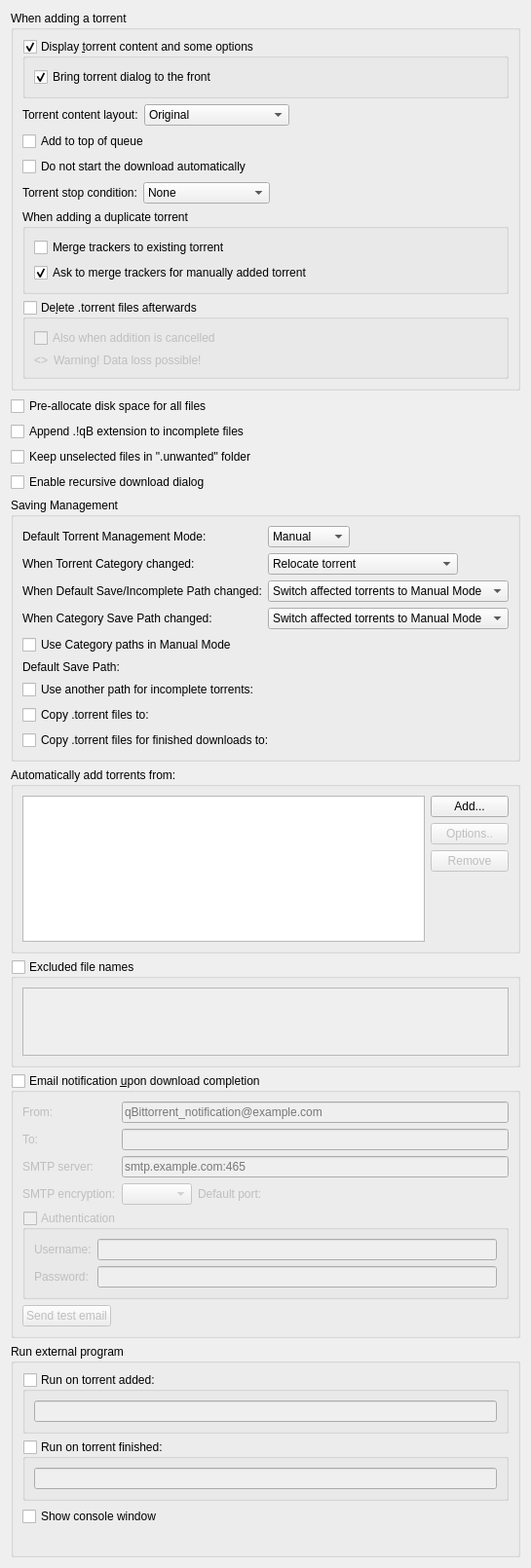
          <widget class="QWidget" name="scrollAreaWidgetContents_2">
           <property name="geometry">
            <rect>
             <x>0</x>
             <y>0</y>
             <width>539</width>
             <height>1457</height>
            </rect>
           </property>
           <layout class="QVBoxLayout" name="verticalLayout">
            <item>
             <widget class="QGroupBox" name="torrentAdditionBox">
              <property name="title">
               <string>When adding a torrent</string>
              </property>
              <layout class="QVBoxLayout" name="torrentAdditionBoxLayout">
               <item>
                <widget class="QGroupBox" name="checkAdditionDialog">
                 <property name="title">
                  <string>Display &amp;torrent content and some options</string>
                 </property>
                 <property name="checkable">
                  <bool>true</bool>
                 </property>
                 <layout class="QVBoxLayout" name="verticalLayout_18">
                  <item>
                   <widget class="QCheckBox" name="checkAdditionDialogFront">
                    <property name="text">
                     <string>Bring torrent dialog to the front</string>
                    </property>
                    <property name="checked">
                     <bool>true</bool>
                    </property>
                   </widget>
                  </item>
                 </layout>
                </widget>
               </item>
               <item>
                <layout class="QHBoxLayout" name="horizontalLayout_19">
                 <item>
                  <widget class="QLabel" name="contentLayoutLabel">
                   <property name="text">
                    <string>Torrent content layout:</string>
                   </property>
                  </widget>
                 </item>
                 <item>
                  <widget class="QComboBox" name="contentLayoutComboBox">
                   <property name="currentIndex">
                    <number>0</number>
                   </property>
                   <item>
                    <property name="text">
                     <string>Original</string>
                    </property>
                   </item>
                   <item>
                    <property name="text">
                     <string>Create subfolder</string>
                    </property>
                   </item>
                   <item>
                    <property name="text">
                     <string>Don't create subfolder</string>
                    </property>
                   </item>
                  </widget>
                 </item>
                 <item>
                  <spacer name="horizontalSpacer_20">
                   <property name="orientation">
                    <enum>Qt::Orientation::Horizontal</enum>
                   </property>
                   <property name="sizeHint" stdset="0">
                    <size>
                     <width>40</width>
                     <height>20</height>
                    </size>
                   </property>
                  </spacer>
                 </item>
                </layout>
               </item>
               <item>
                <widget class="QCheckBox" name="checkAddToQueueTop">
                 <property name="toolTip">
                  <string>The torrent will be added to the top of the download queue</string>
                 </property>
                 <property name="text">
                  <string extracomment="The torrent will be added to the top of the download queue">Add to top of queue</string>
                 </property>
                </widget>
               </item>
               <item>
                <widget class="QCheckBox" name="checkAddStopped">
                 <property name="toolTip">
                  <string>The torrent will be added to download list in a stopped state</string>
                 </property>
                 <property name="text">
                  <string extracomment="The torrent will be added to download list in a stopped state">Do not start the download automatically</string>
                 </property>
                </widget>
               </item>
               <item>
                <layout class="QHBoxLayout" name="stopConditionLayout">
                 <item>
                  <widget class="QLabel" name="stopConditionLabel">
                   <property name="text">
                    <string>Torrent stop condition:</string>
                   </property>
                  </widget>
                 </item>
                 <item>
                  <widget class="QComboBox" name="stopConditionComboBox">
                   <property name="currentIndex">
                    <number>0</number>
                   </property>
                   <item>
                    <property name="text">
                     <string>None</string>
                    </property>
                   </item>
                   <item>
                    <property name="text">
                     <string>Metadata received</string>
                    </property>
                   </item>
                   <item>
                    <property name="text">
                     <string>Files checked</string>
                    </property>
                   </item>
                  </widget>
                 </item>
                 <item>
                  <spacer name="stopConditionSpacer">
                   <property name="orientation">
                    <enum>Qt::Orientation::Horizontal</enum>
                   </property>
                   <property name="sizeHint" stdset="0">
                    <size>
                     <width>40</width>
                     <height>20</height>
                    </size>
                   </property>
                  </spacer>
                 </item>
                </layout>
               </item>
               <item>
                <widget class="QGroupBox" name="duplicateTorrentGroup">
                 <property name="title">
                  <string>When adding a duplicate torrent</string>
                 </property>
                 <layout class="QVBoxLayout" name="duplicateTorrentBoxLayout">
                  <item>
                   <widget class="QCheckBox" name="checkMergeTrackers">
                    <property name="text">
                     <string>Merge trackers to existing torrent</string>
                    </property>
                    <property name="checked">
                     <bool>false</bool>
                    </property>
                   </widget>
                  </item>
                  <item>
                   <widget class="QCheckBox" name="checkConfirmMergeTrackers">
                    <property name="text">
                     <string>Ask to merge trackers for manually added torrent</string>
                    </property>
                    <property name="checked">
                     <bool>true</bool>
                    </property>
                   </widget>
                  </item>
                 </layout>
                </widget>
               </item>
               <item>
                <widget class="QGroupBox" name="deleteTorrentBox">
                 <property name="toolTip">
                  <string>Whether the .torrent file should be deleted after adding it</string>
                 </property>
                 <property name="title">
                  <string>De&amp;lete .torrent files afterwards </string>
                 </property>
                 <property name="checkable">
                  <bool>true</bool>
                 </property>
                 <property name="checked">
                  <bool>false</bool>
                 </property>
                 <layout class="QVBoxLayout" name="deleteTorrentBoxLayout">
                  <item>
                   <widget class="QCheckBox" name="deleteCancelledTorrentBox">
                    <property name="toolTip">
                     <string>Also delete .torrent files whose addition was cancelled</string>
                    </property>
                    <property name="text">
                     <string>Also when addition is cancelled</string>
                    </property>
                   </widget>
                  </item>
                  <item>
                   <layout class="QHBoxLayout" name="deleteTorrentWarningLayout">
                    <item>
                     <widget class="QLabel" name="deleteTorrentWarningIcon">
                      <property name="sizePolicy">
                       <sizepolicy hsizetype="Fixed" vsizetype="Preferred">
                        <horstretch>0</horstretch>
                        <verstretch>0</verstretch>
                       </sizepolicy>
                      </property>
                      <property name="text">
                       <string notr="true">&lt;&gt;</string>
                      </property>
                     </widget>
                    </item>
                    <item>
                     <widget class="QLabel" name="deleteTorrentWarningLabel">
                      <property name="text">
                       <string>Warning! Data loss possible!</string>
                      </property>
                     </widget>
                    </item>
                   </layout>
                  </item>
                 </layout>
                </widget>
               </item>
              </layout>
             </widget>
            </item>
            <item>
             <widget class="QCheckBox" name="checkPreallocateAll">
              <property name="toolTip">
               <string>Allocate full file sizes on disk before starting downloads, to minimize fragmentation. Only useful for HDDs.</string>
              </property>
              <property name="text">
               <string>Pre-allocate disk space for all files</string>
              </property>
             </widget>
            </item>
            <item>
             <widget class="QCheckBox" name="checkAppendqB">
              <property name="text">
               <string>Append .!qB extension to incomplete files</string>
              </property>
             </widget>
            </item>
            <item>
             <widget class="QCheckBox" name="checkUnwantedFolder">
              <property name="text">
               <string>Keep unselected files in &quot;.unwanted&quot; folder</string>
              </property>
             </widget>
            </item>
            <item>
             <widget class="QCheckBox" name="checkRecursiveDownload">
              <property name="toolTip">
               <string>When a torrent is downloaded, offer to add torrents from any .torrent files found inside it</string>
              </property>
              <property name="text">
               <string>Enable recursive download dialog</string>
              </property>
             </widget>
            </item>
            <item>
             <widget class="QGroupBox" name="groupSavingManagement">
              <property name="title">
               <string>Saving Management</string>
              </property>
              <layout class="QVBoxLayout" name="groupSavingManagementLayout">
               <item>
                <layout class="QGridLayout" name="gridLayout_3">
                 <item row="0" column="0">
                  <widget class="QLabel" name="label_40">
                   <property name="text">
                    <string>Default Torrent Management Mode:</string>
                   </property>
                  </widget>
                 </item>
                 <item row="0" column="1">
                  <layout class="QHBoxLayout" name="horizontalLayout_70">
                   <property name="spacing">
                    <number>10</number>
                   </property>
                   <item>
                    <widget class="QComboBox" name="comboSavingMode">
                     <property name="toolTip">
                      <string>Automatic: Various torrent properties (e.g. save path) will be decided by the associated category
Manual: Various torrent properties (e.g. save path) must be assigned manually</string>
                     </property>
                     <item>
                      <property name="text">
                       <string>Manual</string>
                      </property>
                     </item>
                     <item>
                      <property name="text">
                       <string>Automatic</string>
                      </property>
                     </item>
                    </widget>
                   </item>
                   <item>
                    <spacer name="horizontalSpacer_160">
                     <property name="orientation">
                      <enum>Qt::Orientation::Horizontal</enum>
                     </property>
                     <property name="sizeHint" stdset="0">
                      <size>
                       <width>40</width>
                       <height>20</height>
                      </size>
                     </property>
                    </spacer>
                   </item>
                  </layout>
                 </item>
                 <item row="1" column="0">
                  <widget class="QLabel" name="labelTorrentCategoryChanged">
                   <property name="text">
                    <string>When Torrent Category changed:</string>
                   </property>
                  </widget>
                 </item>
                 <item row="1" column="1">
                  <layout class="QHBoxLayout" name="horizontalLayout_14">
                   <item>
                    <widget class="QComboBox" name="comboTorrentCategoryChanged">
                     <item>
                      <property name="text">
                       <string>Relocate torrent</string>
                      </property>
                     </item>
                     <item>
                      <property name="text">
                       <string>Switch torrent to Manual Mode</string>
                      </property>
                     </item>
                    </widget>
                   </item>
                   <item>
                    <spacer name="horizontalSpacer_17">
                     <property name="orientation">
                      <enum>Qt::Orientation::Horizontal</enum>
                     </property>
                     <property name="sizeHint" stdset="0">
                      <size>
                       <width>40</width>
                       <height>20</height>
                      </size>
                     </property>
                    </spacer>
                   </item>
                  </layout>
                 </item>
                 <item row="2" column="0">
                  <widget class="QLabel" name="labelCategoryDefaultPathChanged">
                   <property name="text">
                    <string>When Default Save/Incomplete Path changed:</string>
                   </property>
                  </widget>
                 </item>
                 <item row="2" column="1">
                  <layout class="QHBoxLayout" name="horizontalLayout_15">
                   <item>
                    <widget class="QComboBox" name="comboCategoryDefaultPathChanged">
                     <property name="currentIndex">
                      <number>1</number>
                     </property>
                     <item>
                      <property name="text">
                       <string>Relocate affected torrents</string>
                      </property>
                     </item>
                     <item>
                      <property name="text">
                       <string>Switch affected torrents to Manual Mode</string>
                      </property>
                     </item>
                    </widget>
                   </item>
                   <item>
                    <spacer name="horizontalSpacer_18">
                     <property name="orientation">
                      <enum>Qt::Orientation::Horizontal</enum>
                     </property>
                     <property name="sizeHint" stdset="0">
                      <size>
                       <width>40</width>
                       <height>20</height>
                      </size>
                     </property>
                    </spacer>
                   </item>
                  </layout>
                 </item>
                 <item row="3" column="0">
                  <widget class="QLabel" name="labelCategoryChanged">
                   <property name="text">
                    <string>When Category Save Path changed:</string>
                   </property>
                  </widget>
                 </item>
                 <item row="3" column="1">
                  <layout class="QHBoxLayout" name="horizontalLayout_17">
                   <item>
                    <widget class="QComboBox" name="comboCategoryChanged">
                     <property name="currentIndex">
                      <number>1</number>
                     </property>
                     <item>
                      <property name="text">
                       <string>Relocate affected torrents</string>
                      </property>
                     </item>
                     <item>
                      <property name="text">
                       <string>Switch affected torrents to Manual Mode</string>
                      </property>
                     </item>
                    </widget>
                   </item>
                   <item>
                    <spacer name="horizontalSpacer_19">
                     <property name="orientation">
                      <enum>Qt::Orientation::Horizontal</enum>
                     </property>
                     <property name="sizeHint" stdset="0">
                      <size>
                       <width>40</width>
                       <height>20</height>
                      </size>
                     </property>
                    </spacer>
                   </item>
                  </layout>
                 </item>
                </layout>
               </item>
               <item>
                <widget class="QCheckBox" name="checkUseCategoryPaths">
                 <property name="toolTip">
                  <string>Resolve relative Save Path against appropriate Category path instead of Default one</string>
                 </property>
                 <property name="text">
                  <string>Use Category paths in Manual Mode</string>
                 </property>
                </widget>
               </item>
               <item>
                <layout class="QGridLayout" name="gridLayout_4">
                 <item row="0" column="0">
                  <widget class="QLabel" name="labelSavePath">
                   <property name="text">
                    <string>Default Save Path:</string>
                   </property>
                  </widget>
                 </item>
                 <item row="0" column="1">
                  <widget class="FileSystemPathLineEdit" name="textSavePath" native="true"/>
                 </item>
                 <item row="1" column="0">
                  <widget class="QCheckBox" name="checkUseDownloadPath">
                   <property name="text">
                    <string>Use another path for incomplete torrents:</string>
                   </property>
                  </widget>
                 </item>
                 <item row="1" column="1">
                  <widget class="FileSystemPathLineEdit" name="textDownloadPath" native="true"/>
                 </item>
                 <item row="2" column="0">
                  <widget class="QCheckBox" name="checkExportDir">
                   <property name="text">
                    <string>Copy .torrent files to:</string>
                   </property>
                  </widget>
                 </item>
                 <item row="2" column="1">
                  <widget class="FileSystemPathLineEdit" name="textExportDir" native="true"/>
                 </item>
                 <item row="3" column="0">
                  <widget class="QCheckBox" name="checkExportDirFin">
                   <property name="text">
                    <string>Copy .torrent files for finished downloads to:</string>
                   </property>
                  </widget>
                 </item>
                 <item row="3" column="1">
                  <widget class="FileSystemPathLineEdit" name="textExportDirFin" native="true"/>
                 </item>
                </layout>
               </item>
              </layout>
             </widget>
            </item>
            <item>
             <widget class="QGroupBox" name="groupBox_2">
              <property name="title">
               <string>Automatically add torrents from:</string>
              </property>
              <layout class="QVBoxLayout" name="verticalLayout_38">
               <item>
                <layout class="QHBoxLayout" name="horizontalLayout_16">
                 <item>
                  <widget class="QTreeView" name="scanFoldersView">
                   <property name="sizePolicy">
                    <sizepolicy hsizetype="Expanding" vsizetype="Expanding">
                     <horstretch>0</horstretch>
                     <verstretch>1</verstretch>
                    </sizepolicy>
                   </property>
                   <property name="minimumSize">
                    <size>
                     <width>250</width>
                     <height>150</height>
                    </size>
                   </property>
                   <property name="editTriggers">
                    <set>QAbstractItemView::EditTrigger::AllEditTriggers</set>
                   </property>
                   <property name="selectionMode">
                    <enum>QAbstractItemView::SelectionMode::SingleSelection</enum>
                   </property>
                   <property name="selectionBehavior">
                    <enum>QAbstractItemView::SelectionBehavior::SelectRows</enum>
                   </property>
                   <property name="textElideMode">
                    <enum>Qt::TextElideMode::ElideNone</enum>
                   </property>
                   <property name="rootIsDecorated">
                    <bool>false</bool>
                   </property>
                   <attribute name="headerDefaultSectionSize">
                    <number>80</number>
                   </attribute>
                   <attribute name="headerStretchLastSection">
                    <bool>false</bool>
                   </attribute>
                  </widget>
                 </item>
                 <item>
                  <layout class="QVBoxLayout" name="verticalLayout_37">
                   <item>
                    <widget class="QPushButton" name="addWatchedFolderButton">
                     <property name="text">
                      <string>Add...</string>
                     </property>
                    </widget>
                   </item>
                   <item>
                    <widget class="QPushButton" name="editWatchedFolderButton">
                     <property name="enabled">
                      <bool>false</bool>
                     </property>
                     <property name="text">
                      <string>Options..</string>
                     </property>
                    </widget>
                   </item>
                   <item>
                    <widget class="QPushButton" name="removeWatchedFolderButton">
                     <property name="enabled">
                      <bool>false</bool>
                     </property>
                     <property name="text">
                      <string>Remove</string>
                     </property>
                    </widget>
                   </item>
                   <item>
                    <spacer name="verticalSpacer_6">
                     <property name="orientation">
                      <enum>Qt::Orientation::Vertical</enum>
                     </property>
                     <property name="sizeHint" stdset="0">
                      <size>
                       <width>20</width>
                       <height>40</height>
                      </size>
                     </property>
                    </spacer>
                   </item>
                  </layout>
                 </item>
                </layout>
               </item>
              </layout>
             </widget>
            </item>
            <item>
             <widget class="QGroupBox" name="groupExcludedFileNames">
              <property name="title">
               <string>Excluded file names</string>
              </property>
              <property name="checkable">
               <bool>true</bool>
              </property>
              <property name="checked">
               <bool>false</bool>
              </property>
              <layout class="QVBoxLayout" name="verticalLayout_311">
               <item>
                <widget class="QPlainTextEdit" name="textExcludedFileNames">
                 <property name="toolTip">
                  <string>Blacklist filtered file names from being downloaded from torrent(s).
Files matching any of the filters in this list will have their priority automatically set to &quot;Do not download&quot;.

Use newlines to separate multiple entries. Can use wildcards as outlined below.
*: matches zero or more of any characters.
?: matches any single character.
[...]: sets of characters can be represented in square brackets.

Examples
*.exe: filter '.exe' file extension.
readme.txt: filter exact file name.
?.txt: filter 'a.txt', 'b.txt' but not 'aa.txt'.
readme[0-9].txt: filter 'readme1.txt', 'readme2.txt' but not 'readme10.txt'.</string>
                 </property>
                 <property name="tabChangesFocus">
                  <bool>true</bool>
                 </property>
                 <property name="lineWrapMode">
                  <enum>QPlainTextEdit::LineWrapMode::NoWrap</enum>
                 </property>
                </widget>
               </item>
              </layout>
             </widget>
            </item>
            <item>
             <widget class="QGroupBox" name="groupMailNotification">
              <property name="title">
               <string>Email notification &amp;upon download completion</string>
              </property>
              <property name="checkable">
               <bool>true</bool>
              </property>
              <property name="checked">
               <bool>false</bool>
              </property>
              <layout class="QVBoxLayout" name="verticalLayout_171">
               <item>
                <layout class="QGridLayout" name="gridLayout_9">
                 <item row="0" column="0">
                  <widget class="QLabel" name="label_25">
                   <property name="toolTip">
                    <string>Sender</string>
                   </property>
                   <property name="text">
                    <string comment="From sender">From:</string>
                   </property>
                  </widget>
                 </item>
                 <item row="0" column="1">
                  <widget class="QLineEdit" name="senderEmailTxt">
                   <property name="placeholderText">
                    <string notr="true">qBittorrent_notification@example.com</string>
                   </property>
                  </widget>
                 </item>
                 <item row="1" column="0">
                  <widget class="QLabel" name="label_2">
                   <property name="toolTip">
                    <string>Receiver</string>
                   </property>
                   <property name="text">
                    <string comment="To receiver">To:</string>
                   </property>
                  </widget>
                 </item>
                 <item row="1" column="1">
                  <widget class="QLineEdit" name="lineEditDestEmail"/>
                 </item>
                 <item row="2" column="0">
                  <widget class="QLabel" name="label_3">
                   <property name="text">
                    <string>SMTP server:</string>
                   </property>
                  </widget>
                 </item>
                 <item row="2" column="1">
                  <widget class="QLineEdit" name="lineEditSMTPServer">
                   <property name="placeholderText">
                    <string notr="true">smtp.example.com:465</string>
                   </property>
                  </widget>
                 </item>
                 <item row="3" column="0">
                  <widget class="QLabel" name="labelSMTPEncryption">
                   <property name="text">
                    <string>SMTP encryption:</string>
                   </property>
                  </widget>
                 </item>
                 <item row="3" column="1">
                  <layout class="QHBoxLayout" name="layoutSMTPEncryption">
                   <item>
                    <widget class="QComboBox" name="comboSMTPEncryption"/>
                   </item>
                   <item>
                    <widget class="QLabel" name="labelSMTPEncryptionPortInfo">
                     <property name="text">
                      <string>Default port: </string>
                     </property>
                    </widget>
                   </item>
                   <item>
                    <spacer name="horizontalSMTPEncryptionSpacer">
                     <property name="orientation">
                      <enum>Qt::Orientation::Horizontal</enum>
                     </property>
                     <property name="sizeHint" stdset="0">
                      <size>
                       <width>20</width>
                       <height>20</height>
                      </size>
                     </property>
                    </spacer>
                   </item>
                  </layout>
                 </item>
                </layout>
               </item>
               <item>
                <widget class="QGroupBox" name="groupMailNotifAuth">
                 <property name="title">
                  <string>Authentication</string>
                 </property>
                 <property name="checkable">
                  <bool>true</bool>
                 </property>
                 <property name="checked">
                  <bool>false</bool>
                 </property>
                 <layout class="QFormLayout" name="formLayout_2">
                  <item row="0" column="0">
                   <widget class="QLabel" name="label_7">
                    <property name="text">
                     <string>Username:</string>
                    </property>
                   </widget>
                  </item>
                  <item row="0" column="1">
                   <widget class="QLineEdit" name="mailNotifUsername"/>
                  </item>
                  <item row="1" column="0">
                   <widget class="QLabel" name="label_8">
                    <property name="text">
                     <string>Password:</string>
                    </property>
                   </widget>
                  </item>
                  <item row="1" column="1">
                   <widget class="QLineEdit" name="mailNotifPassword">
                    <property name="echoMode">
                     <enum>QLineEdit::EchoMode::Password</enum>
                    </property>
                   </widget>
                  </item>
                 </layout>
                </widget>
               </item>
               <item>
                <widget class="QPushButton" name="sendTestEmail">
                 <property name="sizePolicy">
                  <sizepolicy hsizetype="Fixed" vsizetype="Fixed">
                   <horstretch>0</horstretch>
                   <verstretch>0</verstretch>
                  </sizepolicy>
                 </property>
                 <property name="text">
                  <string>Send test email</string>
                 </property>
                </widget>
               </item>
              </layout>
             </widget>
            </item>
            <item>
             <widget class="QGroupBox" name="autoRunBox">
              <property name="title">
               <string>Run external program</string>
              </property>
              <layout class="QVBoxLayout" name="verticalLayout_19">
               <item>
                <widget class="QGroupBox" name="groupBoxRunOnAdded">
                 <property name="title">
                  <string>Run on torrent added:</string>
                 </property>
                 <property name="checkable">
                  <bool>true</bool>
                 </property>
                 <property name="checked">
                  <bool>false</bool>
                 </property>
                 <layout class="QVBoxLayout" name="verticalLayout_39">
                  <item>
                   <widget class="QLineEdit" name="lineEditRunOnAdded"/>
                  </item>
                 </layout>
                </widget>
               </item>
               <item>
                <widget class="QGroupBox" name="groupBoxRunOnFinished">
                 <property name="title">
                  <string>Run on torrent finished:</string>
                 </property>
                 <property name="checkable">
                  <bool>true</bool>
                 </property>
                 <property name="checked">
                  <bool>false</bool>
                 </property>
                 <layout class="QVBoxLayout" name="verticalLayout_36">
                  <item>
                   <widget class="QLineEdit" name="lineEditRunOnFinished"/>
                  </item>
                 </layout>
                </widget>
               </item>
               <item>
                <widget class="QCheckBox" name="autoRunConsole">
                 <property name="text">
                  <string>Show console window</string>
                 </property>
                </widget>
               </item>
               <item>
                <widget class="QLabel" name="labelAutoRunParam">
                 <property name="wordWrap">
                  <bool>true</bool>
                 </property>
                </widget>
               </item>
              </layout>
             </widget>
            </item>
           </layout>
          </widget>
